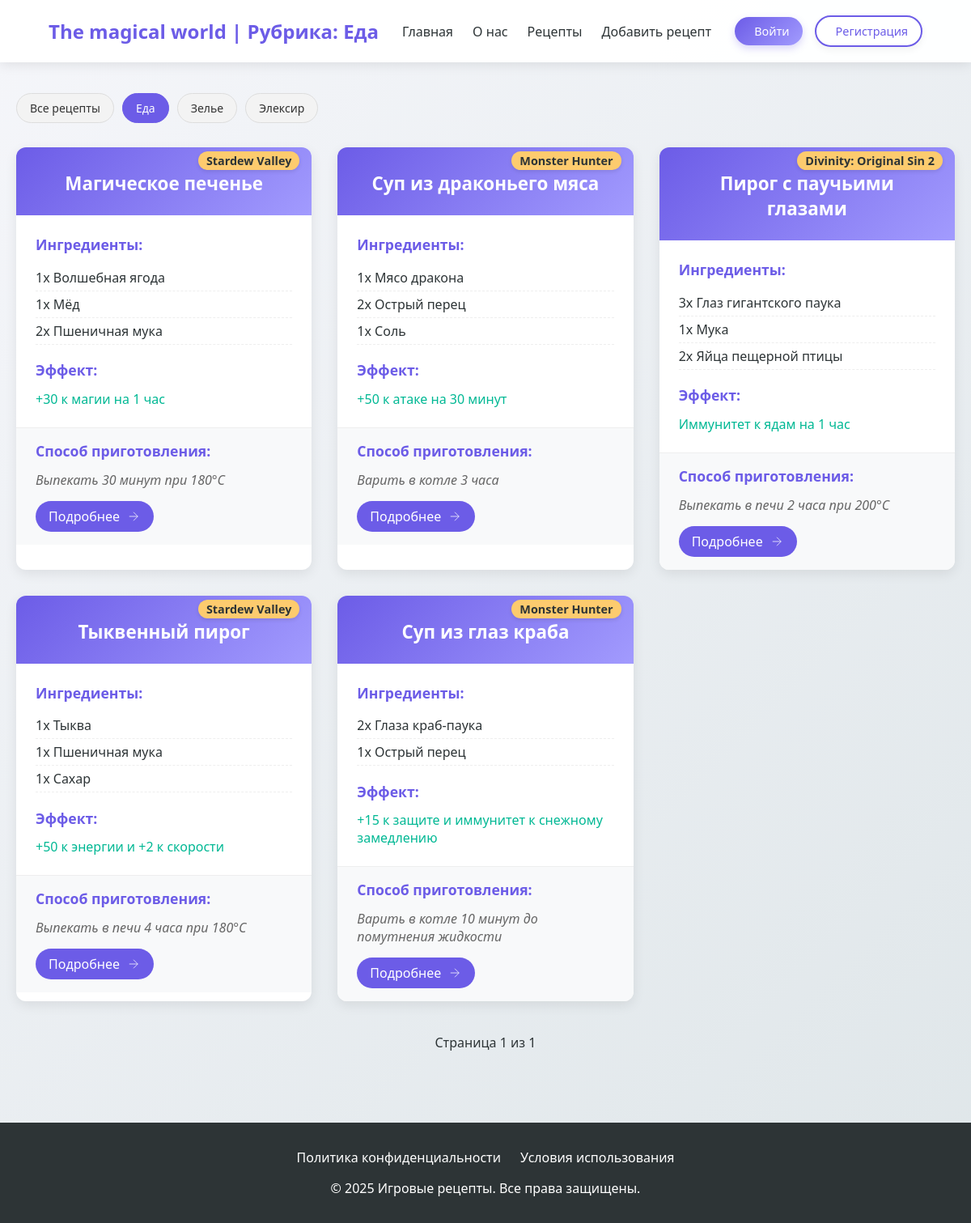
/category/Eat/, run on the app's committed database.
### star/models.py (models this page shows, shortened)
class Category(models.Model):
    name = models.CharField(max_length=255, db_index=True, verbose_name = 'Категория')
    slug = models.SlugField(max_length=100, unique=True, db_index=True)
    class Meta:
        verbose_name = 'Категории'
        verbose_name_plural = 'Категории'
    def get_absolute_url(self):
         return reverse('category', kwargs = {'cat_slug' : self.slug})

class recipe(models.Model):
    title = models.CharField(max_length = 255, verbose_name = 'Название')
    slug = models.SlugField(max_length = 255, unique = True, db_index = True, verbose_name = 'slug')
    game = models.CharField(max_length = 255, verbose_name = 'Название игры')
    ingredients = models.JSONField(default =list, blank = True, verbose_name = 'Ингредиенты')
    effect = models.CharField(max_length = 255, verbose_name = 'Эффект')
    preparation = models.CharField(max_length = 255, verbose_name = 'Способ приготовления')
    time_create = models.DateTimeField(auto_now_add = True, verbose_name = 'Время создания')
    time_update = models.DateTimeField(auto_now = True, verbose_name = 'Время изменение')
    cat = models.ForeignKey('Category', on_delete = models.PROTECT, verbose_name = 'Категория')
    class Meta:
        verbose_name = 'Лучшие рецепты'
        verbose_name_plural = 'Лучшие рецепты'
        ordering = ['-time_create']
        indexes = [
            models.Index(fields = ['-time_create'])
        ]
    def get_absolute_url(self):
         return reverse('recipe', kwargs = {'recipe_slug' : self.slug})

### star/views.py (the view)
# urls.py: path('category/<slug:cat_slug>/', views.show_category, name='category'),
def show_category(request, cat_slug):
    category = get_object_or_404(Category, slug=cat_slug)
    recipes = recipe.objects.filter(cat=category)
    paginator = Paginator(recipes, 6)
    page_number = request.GET.get('page')
    page_obj = paginator.get_page(page_number)
    context = {
        'recipes': recipes,
        'categories': Category.objects.all(),
        'cat_selected': category.pk,
        'title': f'Рубрика: {category.name}',
        'page_obj': page_obj
    }
    return render(request, 'star/catalog.html', context)

### star/templates/star/catalog.html (shortened to what this page needs)
{% extends 'star/base.html' %}
{% load static %}
{% block content %}
<section class="recipes-section">
    <link type="text/css" href="{% static 'star/css/catalog.css' %}" rel="stylesheet">
    <div class="category-filter">
        <div class="category-buttons">
            <a href="{% url 'all_recipes' %}" class="category-btn {% if not cat_selected %}active{% endif %}">
                Все рецепты
            </a>
            {% for category in categories %}
            <a href="{{ category.get_absolute_url }}"
                class="category-btn {% if category.pk == cat_selected %}active{% endif %}">
                {{ category.name }}
            </a>
            {% endfor %}
        </div>
    </div>
    <div class="recipes-grid">
        {% for recipe in page_obj %}
        <div class="recipe-card">
            <div class="recipe-header">
                <h2>{{ recipe.title }}</h2>
                <span class="game-badge">{{ recipe.game }}</span>
            </div>
            <div class="recipe-content">
                <div class="ingredients">
                    <h3>Ингредиенты:</h3>
                    <ul>
                        {% for ingredient in recipe.ingredients|slice:":3" %}
                        <li>{{ ingredient }}</li>
                        {% endfor %}
                    </ul>
                </div>
                <div class="recipe-effects">
                    <h3>Эффект:</h3>
                    <p>{{ recipe.effect|truncatewords:10  }}</p>
                </div>
            </div>
            <div class="recipe-footer">
                <div class="preparation">
                    <h3>Способ приготовления:</h3>
                    <p>{{ recipe.preparation|truncatewords:10 }}</p>
                    <a href="{{ recipe.get_absolute_url }}" class="details-btn">
                        <span>Подробнее</span>
                        <svg width="18" height="18" viewBox="0 0 24 24" fill="none" stroke="currentColor">
                            <path d="M5 12h14M12 5l7 7-7 7"/>
                        </svg>
                    </a>
                </div>
            </div>
        </div>
        {% endfor %}
    </div>
    <div class="pagination">
        <div class="pagination-links">
            <span class="current-page">
                Страница {{ page_obj.number }} из {{ page_obj.paginator.num_pages }}
            </span>
        </div>
    </div>
</section>
{% endblock %}

### star/static/star/css/style.css (style rules this page uses)
:root { --primary: #6c5ce7; --secondary: #a29bfe; --dark: #2d3436; --light: #f5f6fa; --success: #00b894; --warning: #fdcb6e; --danger: #d63031; }
* { margin: 0; padding: 0; box-sizing: border-box; font-family: 'Segoe UI', Tahoma, Geneva, Verdana, sans-serif; }
body { background: linear-gradient(135deg, var(--light), #dfe6e9); min-height: 100vh; color: var(--dark); }
.recipes-grid { display: grid; grid-template-columns: repeat(auto-fill, minmax(350px, 1fr)); gap: 2rem; }
.recipe-card { background: white; border-radius: 12px; overflow: hidden; box-shadow: 0 5px 15px rgba(0, 0, 0, 0.08); transition: transform 0.3s ease, box-shadow 0.3s ease; }
.recipe-header { padding: 1.5rem; background: linear-gradient(135deg, var(--primary), var(--secondary)); color: white; position: relative; }
.game-badge { position: absolute; top: -10px; right: 15px; background: var(--warning); color: var(--dark); padding: 3px 10px; border-radius: 20px; font-size: 0.8rem; font-weight: 600; }
.recipe-header h2 { font-size: 1.4rem; margin-top: 5px; }
.recipe-content { padding: 1.5rem; }
.ingredients h3, .recipe-effects h3, .preparation h3 { font-size: 1.1rem; margin-bottom: 0.8rem; color: var(--primary); }
.ingredients ul { list-style-type: none; margin-bottom: 1.2rem; }
.ingredients li { padding: 5px 0; border-bottom: 1px dashed #eee; }
.recipe-effects p { color: var(--success); font-weight: 500; }
.recipe-footer { padding: 1rem 1.5rem; background: #f8f9fa; border-top: 1px solid #eee; }
.preparation p { font-style: italic; color: #666; }

### star/static/star/css/catalog.css (style rules this page uses)
.details-btn { display: inline-flex; align-items: center; gap: 8px; padding: 8px 16px; background: var(--primary); color: white; border-radius: 50px; text-decoration: none; font-weight: 500; transition: all 0.3s ease; margin-top: 15px; }
.game-badge { display: inline-block; background: var(--warning); color: var(--dark); padding: 2px 10px; border-radius: 13px; font-size: 0.9rem; font-weight: 600; margin-top: 15px; box-shadow: 0 2px 5px rgba(0,0,0,0.1); transition: all 0.3s ease; }
.recipe-header { padding: 1.5rem; text-align: center; }
.recipe-header h2 { margin-bottom: 0; padding-bottom: 0; }

### star/templates/star/catalog.html (style rules this page uses)
.pagination { margin-top: 40px; text-align: center; }
.pagination-links { display: inline-flex; gap: 10px; align-items: center; }
.current-page { padding: 0 15px; font-weight: 500; }
.category-filter { margin-bottom: 30px; }
.category-buttons { display: flex; flex-wrap: wrap; gap: 10px; margin-top: 15px; }
.category-btn { padding: 8px 16px; background: #f3f3f3; border-radius: 20px; color: #333; text-decoration: none; font-size: 14px; transition: all 0.3s ease; border: 1px solid #ddd; }
.category-btn.active { background: #6c5ce7; color: white; border-color: #6c5ce7; }

### data on the page
Category: name "Еда"
Category: name "Зелье"
Category: name "Элексир"
recipe: title "Магическое печенье", game "Stardew Valley", ingredients "1x Волшебная ягода" "1x Мёд" "2x Пшеничная мука", effect "+30 к магии на 1 час", preparation "Выпекать 30 минут при 180°C"
recipe: title "Суп из драконьего мяса", game "Monster Hunter", ingredients "1x Мясо дракона" "2x Острый перец" "1x Соль", effect "+50 к атаке на 30 минут", preparation "Варить в котле 3 часа"
recipe: title "Пирог с паучьими глазами", game "Divinity: Original Sin 2", ingredients "3x Глаз гигантского паука" "1x Мука" "2x Яйца пещерной птицы", effect "Иммунитет к ядам на 1 час", preparation "Выпекать в печи 2 часа при 200°C"
recipe: title "Тыквенный пирог", game "Stardew Valley", ingredients "1x Тыква" "1x Пшеничная мука" "1x Сахар", effect "+50 к энергии и +2 к скорости", preparation "Выпекать в печи 4 часа при 180°C"
recipe: title "Суп из глаз краба", game "Monster Hunter", ingredients "2x Глаза краб-паука" "1x Острый перец", effect "+15 к защите и иммунитет к снежному замедлению", preparation "Варить в котле 10 минут до помутнения жидкости"

### other printed values
{{ title }} "Рубрика: Еда"
{{ page_obj.number }} "1"
{{ page_obj.paginator.num_pages }} "1"
